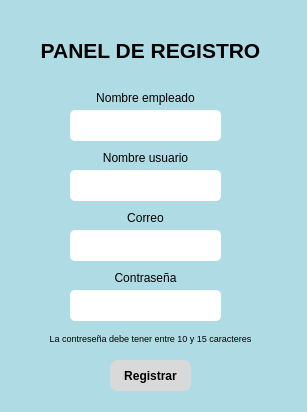
<?xml version="1.0" encoding="UTF-8"?>
<ui version="4.0">
 <class>MainWindow</class>
 <widget class="QMainWindow" name="MainWindow">
  <property name="geometry">
   <rect>
    <x>0</x>
    <y>0</y>
    <width>307</width>
    <height>412</height>
   </rect>
  </property>
  <property name="windowTitle">
   <string>MainWindow</string>
  </property>
  <property name="styleSheet">
   <string notr="true">background-color: #afdce4;
</string>
  </property>
  <widget class="QWidget" name="centralwidget">
   <widget class="QLabel" name="label">
    <property name="geometry">
     <rect>
      <x>70</x>
      <y>90</y>
      <width>151</width>
      <height>16</height>
     </rect>
    </property>
    <property name="font">
     <font>
      <family>Segoe UI</family>
     </font>
    </property>
    <property name="text">
     <string>Nombre empleado</string>
    </property>
    <property name="alignment">
     <set>Qt::AlignmentFlag::AlignCenter</set>
    </property>
   </widget>
   <widget class="QLabel" name="label_2">
    <property name="geometry">
     <rect>
      <x>70</x>
      <y>150</y>
      <width>151</width>
      <height>16</height>
     </rect>
    </property>
    <property name="text">
     <string>Nombre usuario</string>
    </property>
    <property name="alignment">
     <set>Qt::AlignmentFlag::AlignCenter</set>
    </property>
   </widget>
   <widget class="QLabel" name="label_3">
    <property name="geometry">
     <rect>
      <x>70</x>
      <y>270</y>
      <width>151</width>
      <height>16</height>
     </rect>
    </property>
    <property name="text">
     <string>Contraseña</string>
    </property>
    <property name="alignment">
     <set>Qt::AlignmentFlag::AlignCenter</set>
    </property>
   </widget>
   <widget class="QLineEdit" name="txtNombre">
    <property name="geometry">
     <rect>
      <x>70</x>
      <y>110</y>
      <width>151</width>
      <height>31</height>
     </rect>
    </property>
    <property name="styleSheet">
     <string notr="true">background-color: white;
border-radius: 5px;
padding: 5px;</string>
    </property>
   </widget>
   <widget class="QLineEdit" name="txtUsuario">
    <property name="geometry">
     <rect>
      <x>70</x>
      <y>170</y>
      <width>151</width>
      <height>31</height>
     </rect>
    </property>
    <property name="styleSheet">
     <string notr="true">background-color: white;
border-radius: 5px;
padding: 5px;</string>
    </property>
   </widget>
   <widget class="QLineEdit" name="txtPasswd">
    <property name="geometry">
     <rect>
      <x>70</x>
      <y>290</y>
      <width>151</width>
      <height>31</height>
     </rect>
    </property>
    <property name="styleSheet">
     <string notr="true">background-color: white;
border-radius: 5px;
padding: 5px;</string>
    </property>
   </widget>
   <widget class="QLabel" name="label_4">
    <property name="geometry">
     <rect>
      <x>30</x>
      <y>30</y>
      <width>241</width>
      <height>41</height>
     </rect>
    </property>
    <property name="font">
     <font>
      <pointsize>16</pointsize>
      <bold>true</bold>
     </font>
    </property>
    <property name="text">
     <string>PANEL DE REGISTRO</string>
    </property>
    <property name="alignment">
     <set>Qt::AlignmentFlag::AlignCenter</set>
    </property>
   </widget>
   <widget class="QLabel" name="label_5">
    <property name="geometry">
     <rect>
      <x>20</x>
      <y>330</y>
      <width>261</width>
      <height>16</height>
     </rect>
    </property>
    <property name="font">
     <font>
      <pointsize>7</pointsize>
     </font>
    </property>
    <property name="styleSheet">
     <string notr="true"/>
    </property>
    <property name="text">
     <string>La contreseña debe tener entre 10 y 15 caracteres</string>
    </property>
    <property name="alignment">
     <set>Qt::AlignmentFlag::AlignCenter</set>
    </property>
   </widget>
   <widget class="QPushButton" name="btnRegistrar">
    <property name="geometry">
     <rect>
      <x>110</x>
      <y>360</y>
      <width>81</width>
      <height>31</height>
     </rect>
    </property>
    <property name="font">
     <font>
      <bold>true</bold>
     </font>
    </property>
    <property name="styleSheet">
     <string notr="true">background-color: #d9d9d9;
border-radius: 8px;
padding: 5px;</string>
    </property>
    <property name="text">
     <string>Registrar</string>
    </property>
   </widget>
   <widget class="QLabel" name="label_6">
    <property name="geometry">
     <rect>
      <x>70</x>
      <y>210</y>
      <width>151</width>
      <height>16</height>
     </rect>
    </property>
    <property name="text">
     <string>Correo</string>
    </property>
    <property name="alignment">
     <set>Qt::AlignmentFlag::AlignCenter</set>
    </property>
   </widget>
   <widget class="QLineEdit" name="txtCorreo">
    <property name="geometry">
     <rect>
      <x>70</x>
      <y>230</y>
      <width>151</width>
      <height>31</height>
     </rect>
    </property>
    <property name="styleSheet">
     <string notr="true">background-color: white;
border-radius: 5px;
padding: 5px;</string>
    </property>
   </widget>
  </widget>
 </widget>
 <resources/>
 <connections/>
</ui>
